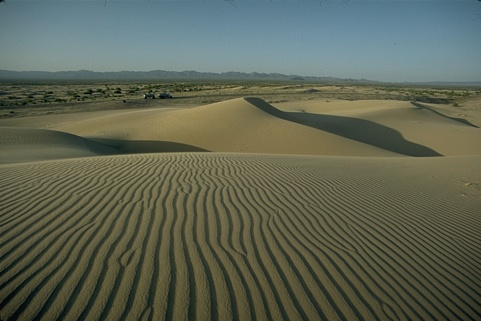
%> input picture 178054.jpg, 481 x 321 px
$ octave run_TCTF.m   (GNU Octave 9; MATLAB toolbox functions it lacks are replaced by stand-ins)
%> lines starting %> are read from the running program, lines starting %| are printed output that depends on the picture
### TCTF.m
function [X, Y, C, r] = TCTF(M, Omega, r0, img_origin)
min_rank = [25, 5, 5];
max_iter = 150;
epsilon = 1e-5;
normdata = norm(M(Omega));
value_pixel = M(Omega);
r1 = r0;
[n1, n2, n3] = size(M);
rhat = max(r0);


[Xhat, Yhat] = initial_2(r0, img_origin, Omega)

rse_set = [];
%load('hat.mat');
for iter = 1:max_iter
    iter
    Xhat_k = Xhat;
    Yhat_k = Yhat;
    if iter > 1
        Chat_k = Chat;
    end

    for k = 1:n3
        get_Xhat = Xhat{k};
        get_Yhat = Yhat{k};
        %C_temp = get_Xhat * get_Yhat;
        %Chat(1:size(C_temp, 1), 1:size(C_temp, 2), k) = C_temp;
        Chat(:, :, k) = get_Xhat * get_Yhat;
    end
    if iter == 1
        Chat_k = zeros(size(Chat));
    end

    C = real(ifft(Chat, [], 3));
    diff = norm(C(Omega) - M(Omega)) / normdata;
    if diff < 1e-8
        C(Omega) = M(Omega);
        break;
    end

    C(Omega) = value_pixel;

    rse_set = [rse_set, RSE(img_origin, C)];

    Chat = fft(C, [], 3);

    for k = 1:n3
        get_Yhat = Yhat{k};
        YtY = get_Yhat * get_Yhat';
        X_temp = Chat(:, :, k) * get_Yhat' * pinv(YtY);
        Xhat{k} = X_temp;

        get_Xhat = Xhat{k};
        XtX = get_Xhat' * get_Xhat;
        Y_temp = pinv(XtX) * get_Xhat' * Chat(:, :, k);
        Yhat{k} = Y_temp;


    end
    if sum(r1) > sum(min_rank)
        [Xhat, Yhat, r1] = estimation_rank_t(Xhat, Yhat, r1);
    end

% [7 lines of commented-out code are left out]
end
X = Xhat;
Y = Yhat;
r = r1;

function [Xhat, Yhat, r1] = estimation_rank_t(Xhat, Yhat, r0)
min_rank = [25, 5, 5];
n3 = length(Xhat);
multi_rank = r0;
eigen_recorder = [];
eigen_val = [];
for i = 1:n3
    XtX = Xhat{i}' * Xhat{i};
    eigen_XtX = real(eig(XtX));
    eigen_val = [eigen_val; eigen_XtX];
    eigen_recorder = [eigen_recorder; length(eigen_XtX)];
end
eigen_recorder = cumsum([1; eigen_recorder]);
eigen_val_sort = sort(eigen_val, 'descend');
quotients = eigen_val_sort(1:end - 1) ./ eigen_val_sort(2:end);
[lambda_tk, t_k] = max(quotients);
tau_k = (sum(r0) - 1) * lambda_tk / (sum(quotients) - lambda_tk);

Xhat_decrease = Xhat;
Yhat_decrease = Yhat;
if tau_k >= 10
    eig_val_cum = cumsum(eigen_val_sort);
    sk_set = find(eig_val_cum / sum(eigen_val_sort) >= 0.95);
    sk = sk_set(1);


    eig_sk_nk = eigen_val_sort(sk + 1:end);
    for i = 1:n3
        eigen_i = sort(eigen_val(eigen_recorder(i): eigen_recorder(i + 1) - 1));
        mk_i = max(find(eigen_i < eig_sk_nk(1)));
        if length(mk_i) == 0
            mk_i = 0;
        end

        multi_rank(i) = max(multi_rank(i) - mk_i, min_rank(i));
        [U, S, V] = svd(Xhat{i} * Yhat{i});
        temp_US = U(:, 1:multi_rank(i)) * S(1:multi_rank(i), 1:multi_rank(i));
        Xhat_decrease{i} = temp_US;
        temp_V = V(:, 1:multi_rank(i))';
        Yhat_decrease{i} = temp_V;
    end

end
Xhat = Xhat_decrease;
Yhat = Yhat_decrease;
r1 = multi_rank;

% [33 lines left out: functions initial_Time_Domain, initial_Frequency_Domain, test_func_geteig, not called in this run]

function [X, Y] = initial_2(r0, Origin, Omega)
TC=randn(size(Origin));
TC(Omega)=Origin(Omega);
TC=fft(TC,[],3);
for i = 1:length(r0)
    [Uk,Sigmak,Vk]=svds(TC(:,:,i),r0(i));
    X{i} = Uk*Sigmak;
    Y{i} = Vk';
end

% [8 lines left out: function cal_diff, not called in this run]

### RSE.m
function [result] = RSE(X_ground, Y)
    X=double(X_ground);
    Y=double(Y);
    a=(X(:)-Y(:)).^2;
    b=(X(:)).^2;
    a=sum(a(:));
    b=sum(b(:));
    result=sqrt(a)/sqrt(b);
end

### PSNR.m
function [peak_signal_noise_ratio] = PSNR(n1, n2, n3, M, Chat)
peak_signal_noise_ratio = 10 * log10((n1 * n2 * n3 * max(max(max(M))) ^ 2) / sum(sum(sum((Chat - M) .^ 2))));

### run_TCTF.m
clear all;
close all;
img_origin = double(imread('178054.jpg'));
img_origin = double(img_origin) / 255.0;

p = 0.7;
sample_index = rand(size(img_origin)) < p;
%load('sample_index.mat');
img_sample = img_origin .* sample_index;
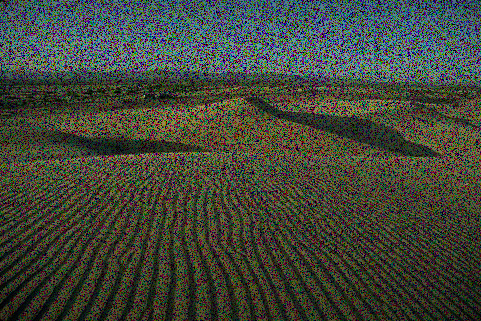
%> img_sample: size 321x481x3 double; mean R, G, B 0.257, 0.274, 0.229
Omega = find(sample_index > 0);
%> Omega = 323918 values from 3 to 463203
r0 = [30, 30, 30];
X = [];
Y = [];
C = [];
r = [];
[X, Y, C, r] = TCTF(img_sample, Omega, r0, img_origin);
%> in TCTF, `normdata = norm(M(Omega));`: normdata = 220.2
%> in initial_2, `TC(Omega)=Origin(Omega);`:
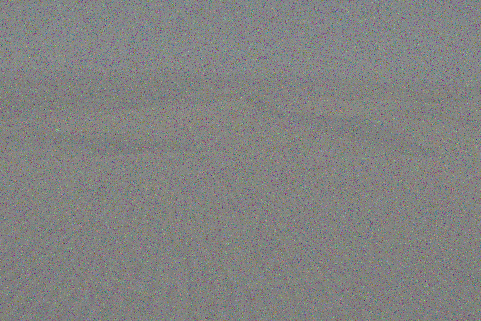
%> TC: size 321x481x3 double; mean R, G, B 0.257, 0.272, 0.227; drawn with min black and max white
%> after the loop in initial_2, `for i = 1:length(r0)`: X = 3 items
%> the loop in TCTF, `for iter = 1:max_iter` made 150 passes
%> (diff, a in RSE, result in RSE, rse_set, n3 in estimation_rank_t, tau_k in estimation_rank_t, r1) on pass 2: (0.337, 5823, 0.29, [0.578 0.29], 3, 98.45, [25 5 5])
%> (diff, a in RSE, result in RSE, rse_set, n3 in estimation_rank_t, r1) on pass 1: (0.692, 23162, 0.578, 0.578, 3, [25 19 20])
%> pass 1, in RSE, `Y=double(Y);`:
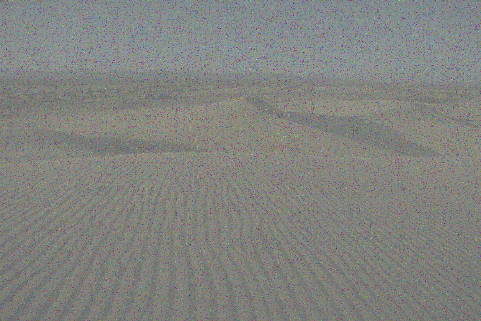
%> Y: size 321x481x3 double; mean R, G, B 0.315, 0.334, 0.28; drawn with min black and max white
%> after the loop in TCTF, `for iter = 1:max_iter`:
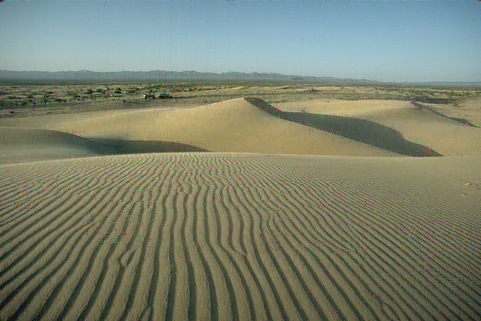
%> C: size 321x481x3 double; mean R, G, B 0.368, 0.391, 0.328; mean of the top-left, top-right, bottom-left and bottom-right quarters 0.42, 0.446, 0.291, 0.293; drawn with min black and max white
%> after the loop in TCTF, `for iter = 1:max_iter`: rse_set = 150 values, max 0.578 at index 1, min 0.0601 at index 60, mean 0.0661
%> in TCTF, `X = Xhat;`: X = 3 items
%> in TCTF, `r = r1;`: r = [25 5 5]
%> X = 3 items; Y = 3 items; r = [25 5 5]

M = zeros(size(img_origin));
[n1, n2, n3] = size(img_sample);
%> n1 = 321; n2 = 481; n3 = 3
for i = 1:n3
    get_X = X{i};
    get_Y = Y{i};
    M(:, :, i) = get_X * get_Y;
end
result = real(ifft(M, [], 3));
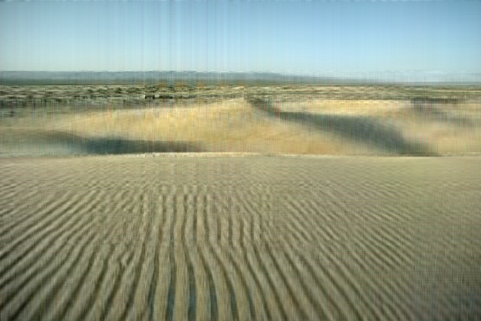
%> result: size 321x481x3 double; mean R, G, B 0.368, 0.391, 0.328; mean of the top-left, top-right, bottom-left and bottom-right quarters 0.42, 0.446, 0.291, 0.293; drawn with min black and max white


psnr = PSNR(n1, n2, n3, img_origin, C)
%> in PSNR, `peak_signal_noise_ratio = 10 * log10((n1 * n2 * n3 * max(max(max(M))) ..`: peak_signal_noise_ratio = 30.73
%> psnr = 30.73


pic = cat(2, img_origin, img_sample, C);
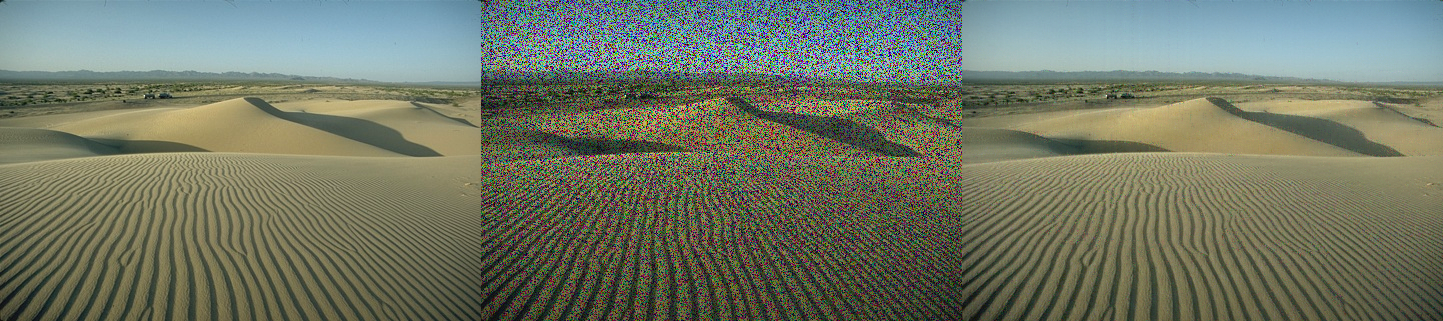
%> pic: size 321x1443x3 double; mean R, G, B 0.331, 0.352, 0.295; drawn with min black and max white
figure; montage(pic);
%> after `montage(pic)`:
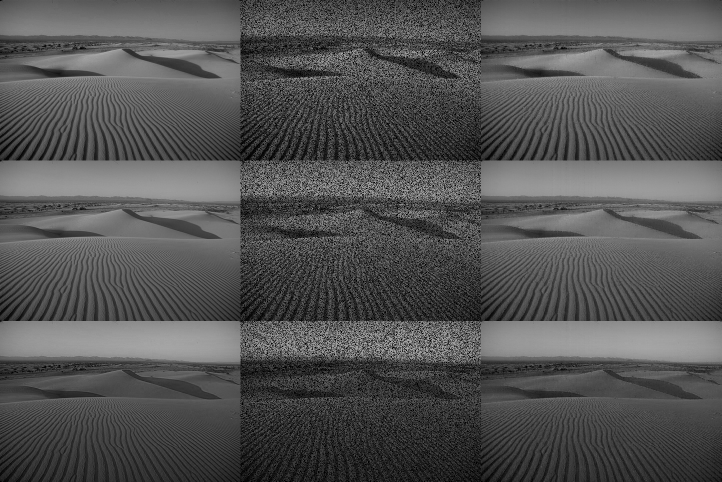
%> displayed picture: size 963x1443, on the screen's scale of 0 to 255 (shown at 1/2 size); min 0, max 204, mean 83.2
